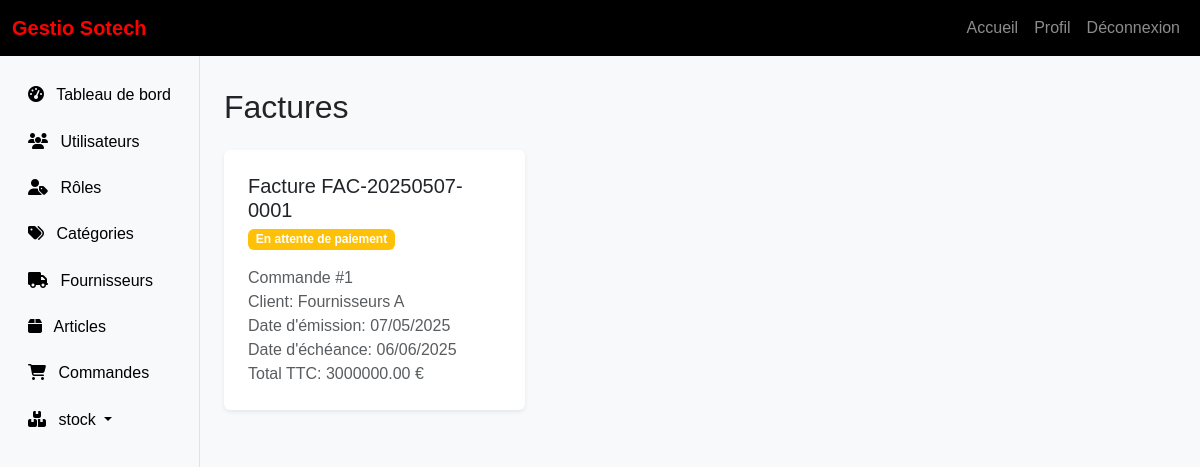
The app's page /factures/ (signed in) with its own data.
### core/models.py (models this page shows, shortened)
class Facture(models.Model):
    STATUT_CHOICES = [
        ('en_attente', 'En attente de paiement'),
        ('payee', 'Payée'),
        ('annulee', 'Annulée'),
    ]
    commande = models.OneToOneField(Commande, on_delete=models.CASCADE, related_name='facture')
    numero = models.CharField(max_length=50, unique=True)
    date_emission = models.DateTimeField(auto_now_add=True)
    date_echeance = models.DateField()
    statut = models.CharField(max_length=20, choices=STATUT_CHOICES, default='en_attente')
    total_ht = models.DecimalField(max_digits=10, decimal_places=2)
    total_ttc = models.DecimalField(max_digits=10, decimal_places=2)
    notes = models.TextField(blank=True)
    date_creation = models.DateTimeField(auto_now_add=True)
    date_modification = models.DateTimeField(auto_now=True)

class Commande(models.Model):
    STATUT_CHOICES = [
        ('en_attente', 'En attente'),
        ('confirmee', 'Confirmée'),
        ('en_cours', 'En cours de livraison'),
        ('livree', 'Livrée'),
        ('annulee', 'Annulée'),
    ]
    fournisseur = models.ForeignKey(Fournisseur, on_delete=models.CASCADE)
    utilisateur = models.ForeignKey(Utilisateur, on_delete=models.CASCADE, null=True, blank=True)
    date_commande = models.DateTimeField(auto_now_add=True)
    date_livraison_prevue = models.DateField(null=True, blank=True)
    date_livraison_reelle = models.DateField(null=True, blank=True)
    statut = models.CharField(max_length=20, choices=STATUT_CHOICES, default='en_attente')
    notes = models.TextField(blank=True)
    total_ht = models.DecimalField(max_digits=10, decimal_places=2, default=0)
    total_ttc = models.DecimalField(max_digits=10, decimal_places=2, default=0)
    date_creation = models.DateTimeField(auto_now_add=True)
    date_modification = models.DateTimeField(auto_now=True)

class Fournisseur(models.Model):
    nom = models.CharField(max_length=100)
    adresse = models.TextField()
    telephone = models.CharField(max_length=15)
    email = models.EmailField()
    date_creation = models.DateTimeField(auto_now_add=True)
    date_modification = models.DateTimeField(auto_now=True)

### core/views.py (the view)
# urls.py: path('factures/', views.liste_factures, name='liste_factures'),
@login_required
def liste_factures(request):
    factures = Facture.objects.all().order_by('-date_emission')
    return render(request, 'core/factures/liste.html', {'factures': factures})

### templates/core/factures/liste.html (shortened to what this page needs)
{% extends 'base.html' %}
{% block content %}
<div class="d-flex justify-content-between align-items-center mb-4">
    <h2 class="mb-0">Factures</h2>
</div>
<div class="row">
    {% for facture in factures %}
    <div class="col-md-6 col-lg-4 mb-4">
        <div class="card p-4">
            <div class="d-flex justify-content-between align-items-center">
                <div>
                    <h5 class="mb-1">Facture {{ facture.numero }}</h5>
                    <span class="badge
                        {% if facture.statut == 'en_attente' %}bg-warning
                        {% elif facture.statut == 'payee' %}bg-success
                        {% elif facture.statut == 'annulee' %}bg-danger
                        {% endif %}
                    ">
                        {{ facture.get_statut_display }}
                    </span>
                </div>
            </div>
            <div class="mt-3">
                <span class="text-muted">Commande #{{ facture.commande.id }}</span><br>
                <span class="text-muted">Client: {{ facture.commande.fournisseur.nom }}</span><br>
                <span class="text-muted">Date d'émission: {{ facture.date_emission|date:"d/m/Y" }}</span><br>
                <span class="text-muted">Date d'échéance: {{ facture.date_echeance|date:"d/m/Y" }}</span><br>
                <span class="text-muted">Total TTC: {{ facture.total_ttc }} €</span>
            </div>
        </div>
    </div>
    {% empty %}
    <div class="col-12">
        <div class="alert alert-info">
            Aucune facture n'a été trouvée.
        </div>
    </div>
    {% endfor %}
</div>
{% endblock %}

### static/css/style.css (style rules this page uses)
:root { --primary-color: #ff0000; --secondary-color: #000000; --light-gray: #f8f9fa; --dark-gray: #343a40; }
body { font-family: 'Arial', sans-serif; background-color: var(--light-gray); }
.card { border: none; box-shadow: 0 0.125rem 0.25rem rgba(0, 0, 0, 0.075); }

### records on screen
Facture: numero "FAC-20250507-0001", statut "En attente de paiement", commande.id "1", commande.fournisseur.nom "Fournisseurs A", date_emission "07/05/2025", date_echeance "06/06/2025", total_ttc "3000000.00"
